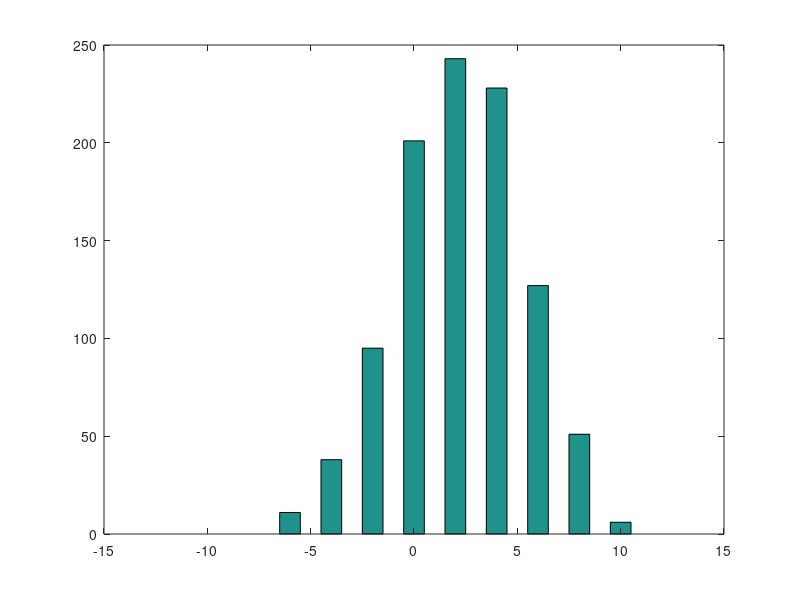

The MATLAB source for this figure:
pkg load statistics

function pos=f(p=0.5, k=1000) # preferabil in alt fisier
  steps2r = 0;
  x=binornd(1, p, 1, k); # 1 - succes, 0 - esec
  x=2*x-1; # 0 => -1, 1 => 1, transform in pas st si dr
  pos=zeros(1, k+1);
  for i=1:k
    # nu mai calculez steps2r = steps to right
    pos(i+1)=pos(i)+x(i);
  endfor
endfunction


function lastFrq=g(m=1000) # de cate ori simulam
  p=rand;
  k=10;
  last=zeros(1, m);
  for i=1:m
    last(i)=f(p, k)(end); # (end) -> ultima valoare din vector
  endfor
  hist(last, -k:k)
  lastFrq=hist(last, -k:k);
  [-k:k;lastFrq]'
endfunction

g();



